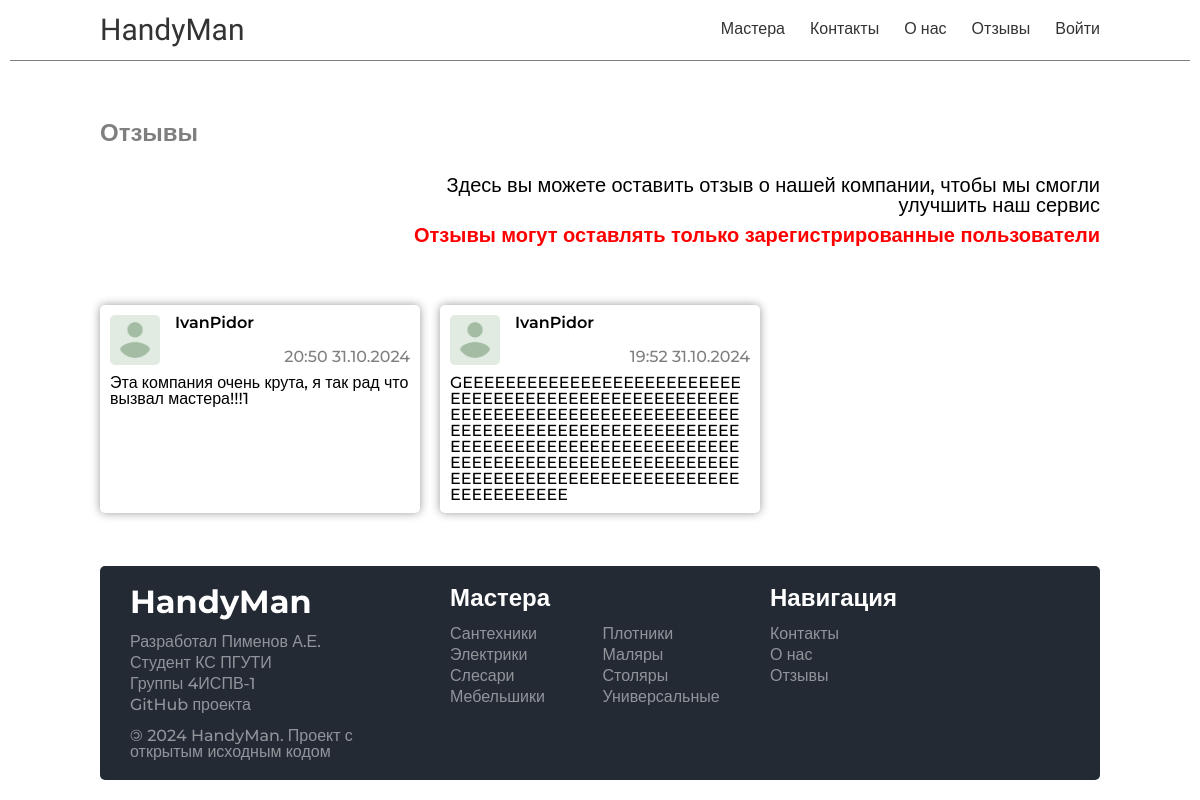
Before: /feedbacks/ with the older database file.
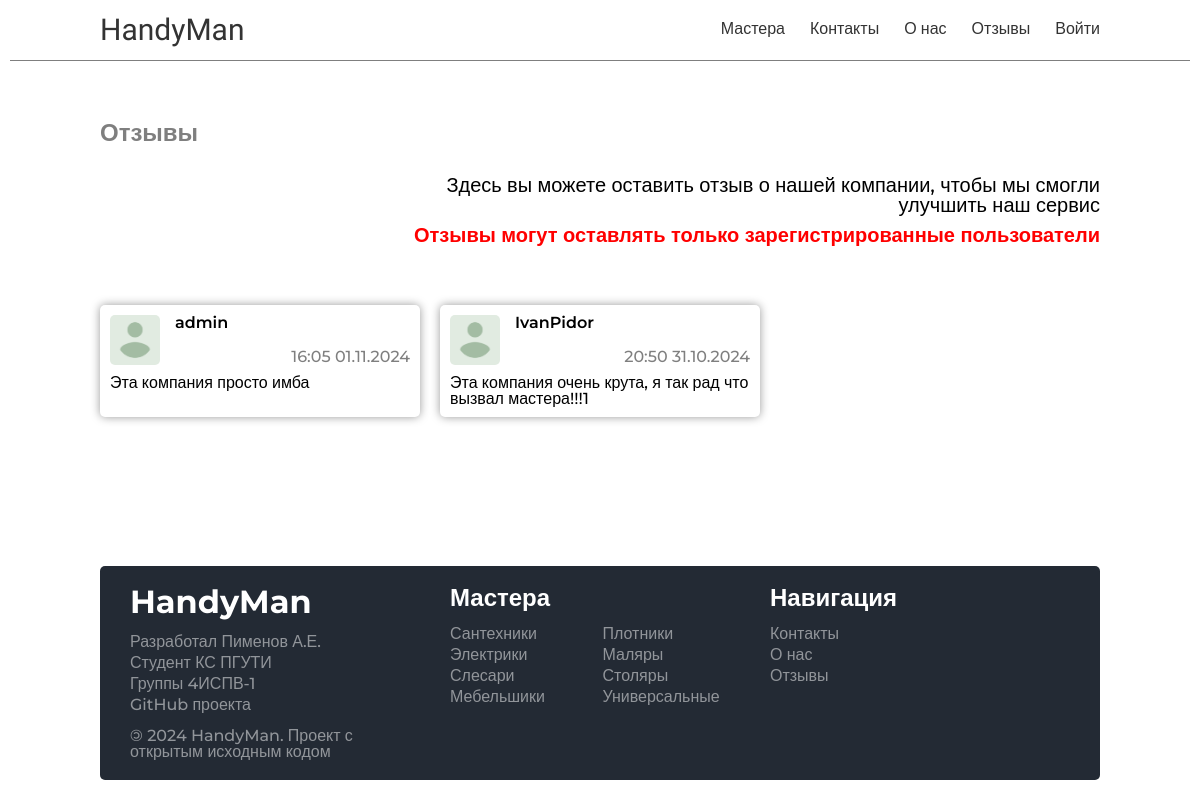
After: the same page with the newer database file.
### handyman/models.py (models this page shows, shortened)
class Feedbacks(models.Model):
    id = models.UUIDField(primary_key=True, default=uuid.uuid4, editable=False)
    name = models.CharField(max_length=100)
    feedback = models.TextField(max_length=200)
    created_at = models.DateTimeField(auto_now_add=True)

### handyman/views.py (the view)
# urls.py: path('feedbacks/', views.feedbacks, name='feedbacks'),
def feedbacks(request):
    feedback_list = Feedbacks.objects.all().order_by('-created_at')
    data = {
        "title": "Отзывы",
        "feedback_list": feedback_list
    }
    return render(request, "handyman/pages/feedback_pages/feedbacks.html", context=data)

### handyman/templatetags/custom_filters.py (called while the page is built)
@register.filter
def is_in_group(user, group_name):
    return user.groups.filter(name=group_name).exists()

### handyman/templates/handyman/pages/feedback_pages/feedbacks.html (shortened to what this page needs)
{% extends "base.html" %}
{% load custom_filters %}
{% load static %}
{% block content %}
    {% include "handyman/include/header.html" %}
    <div class="main-container">
        <div class="main">
            <div class="feedback">
                <div class="feedback-info">
                    <h1>Отзывы</h1>
                    <div class="text">
                        <p>Здесь вы можете оставить отзыв о нашей компании, чтобы мы смогли улучшить наш сервис</p>
                        {% if user.is_authenticated %}
                            {% if user|is_in_group:"user" %}
                                <button type="button" onclick="location.href='{% url 'add_feedback' %}'">Оставить отзыв
                                </button>
                            {% else %}
                                <p class="error">Отзывы могут оставлять только пользователи</p>
                                <button type="button" disabled>Оставить отзыв
                                </button>
                            {% endif %}
                        {% else %}
                            <p class="error">Отзывы могут оставлять только зарегистрированные пользователи</p>
                        {% endif %}
                    </div>
                </div>
                <ul>
                    {% for feedback in feedback_list %}
                        <li>
                            <div class="feedback-head">
                                <img src="{% static 'handyman/img/account/user.png' %}" alt="{{ feedback.name }}"/>
                                <div class="userinfo">
                                    <h2>{{ feedback.name }}</h2>
                                    <p>{{ feedback.created_at|date:"H:i d.m.Y" }}</p>
                                </div>
                            </div>
                            <div class="feedback-body">
                                <p>{{ feedback.feedback }}</p>
                            </div>
                        </li>
                    {% empty %}
                        <p>Пока нет отзывов</p>
                    {% endfor %}
                </ul>
            </div>
        </div>
    </div>
    {% include "handyman/include/footer.html" %}
{% endblock content %}

Changed rows visible on the page:
removed Feedbacks: name "IvanPidor", created_at "19:52 31.10.2024", feedback "GEEEEEEEEEEEEEEEEEEEEEEEEEEEEEEEEEEEEEEEEEEEEEEEEEEEEEEEEEEEEEEEEEEEEEEEEEEEEEEEEEEEEEEEEEEEEEEEEEEEEEEEEEEEEEEEEEEEEEEEEEEEEEEEEEEEEEEEEEEEEEEEEEEEEEEEEEEEEEEEEEEEEEEEEEEEEEEEEEEEEEEEEEEEEEEEEEEEEEEE"
added Feedbacks: name "admin", created_at "16:05 01.11.2024", feedback "Эта компания просто имба"
